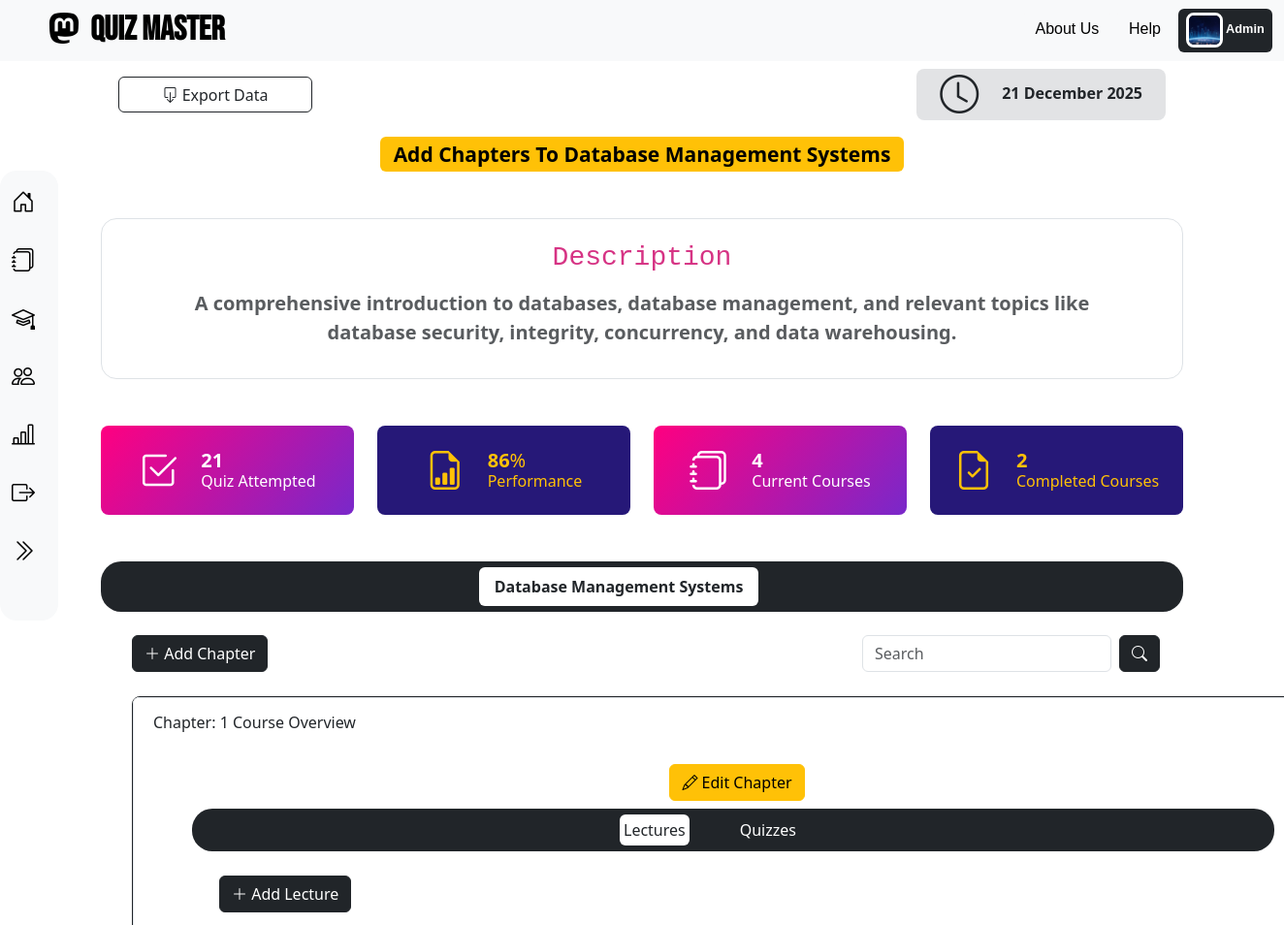
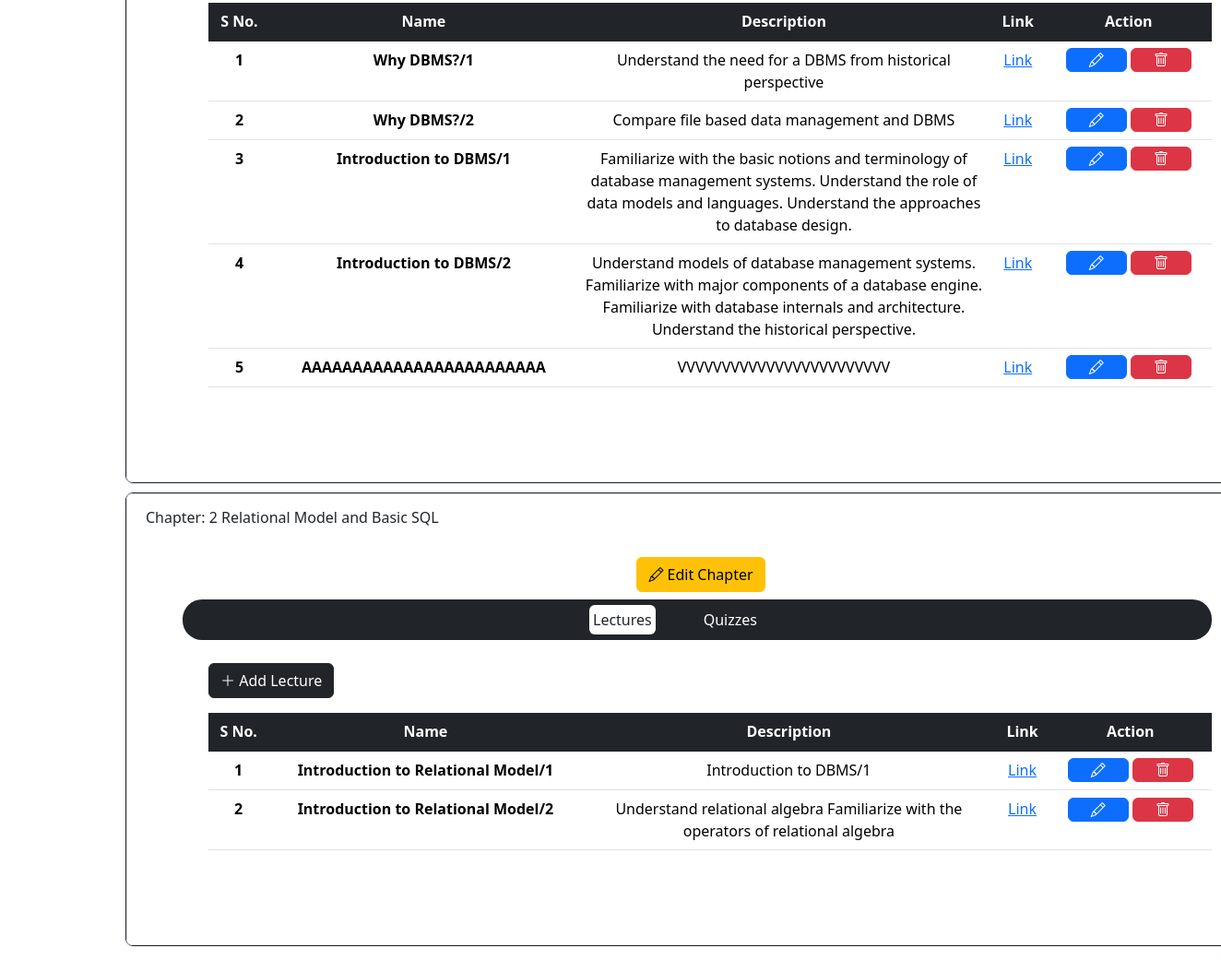
/admin_module/1, run on the app's committed database (2 pictures, top to bottom).
### application/models.py (models this page shows)
class User(db.Model):  # Student Model
    id = db.Column(db.Integer, primary_key=True)
    firstname = db.Column(db.String(), nullable=False)
    lastname = db.Column(db.String())
    dob = db.Column(db.Date(), nullable=False)
    gender = db.Column(db.String(), nullable=False)
    bloodgroup = db.Column(db.String(), nullable=False)
    qualification = db.Column(db.String(), nullable=False)
    email = db.Column(db.String(), unique=True, nullable=False)
    username = db.Column(db.String(), unique=True, nullable=False)
    password = db.Column(db.String(), nullable=False)
    profile_image = db.Column(db.String(), nullable=False)
    type = db.Column(db.String(), default="general")
    subjects = db.relationship('Subject', secondary=user_subject, backref='thatuser')
    scores = db.relationship("Score", backref="thatuser", cascade="all, delete-orphan")

class Subject(db.Model):  # Subject Model
    id = db.Column(db.Integer, primary_key=True)
    name = db.Column(db.String(), nullable=False)
    category = db.Column(db.String(), nullable=False)
    description = db.Column(db.String(), nullable=False)
    sub_image = db.Column(db.String(), nullable=False)
    instructors = db.relationship('Instructor', secondary=subject_instructor, backref='that_inst_sub')
    chapters = db.relationship("Chapter", backref="that_chap_sub", cascade="all, delete-orphan")

class Chapter(db.Model):  # Chapter Model
    id = db.Column(db.Integer, primary_key=True)
    name = db.Column(db.String(), nullable=False)
    description = db.Column(db.String(), nullable=False)
    subject_id = db.Column(db.Integer, db.ForeignKey("subject.id", ondelete="CASCADE"), nullable=False)
    lectures = db.relationship("Lecture", backref="thatlecturechapter", cascade="all, delete-orphan")
    quizzes = db.relationship("Quiz", backref="thatquizchapter", cascade="all, delete-orphan")

class Lecture(db.Model):  # Lecture Model
    id = db.Column(db.Integer, primary_key=True)
    name = db.Column(db.String(), nullable=False)
    description = db.Column(db.String(), nullable=False)
    link = db.Column(db.String(), nullable=False)
    chapter_id = db.Column(db.Integer, db.ForeignKey("chapter.id", ondelete="CASCADE"), nullable=False)
    quizzes = db.relationship("Quiz", backref='thisquiz', cascade="all, delete-orphan")

### application/controllers.py (the view, shortened to what this page needs)
@app.route("/admin_module/<int:subject_id>", methods=["GET", "POST"])
def admin_module(subject_id):
    if request.method == 'GET':
        subject = Subject.query.get(subject_id)
        chapters = Chapter.query.filter_by(subject_id=subject_id).all()
        chapter_ids = [chapter.id for chapter in chapters]
        lectures = {}
        quizzes = {}
        for chapter_id in chapter_ids:
            lectures[chapter_id] = Lecture.query.filter_by(chapter_id=chapter_id).all()
            quizzes[chapter_id] = Quiz.query.filter_by(chapter_id=chapter_id).all()
            print(quizzes)
        this_user = User.query.filter_by(type="admin").first()
        return render_template("admin/admin_module.html", subject=subject, chapters=chapters, lectures=lectures,quizzes=quizzes, profile_image=this_user.profile_image, profile_name=this_user.firstname)

### templates/admin/admin_module.html (shortened to what this page needs)
{% extends 'base/admin_base.html' %}
{% block admin_content %}
<div class="px-4 text-center">
    <div class="mb-5">
        <h3 ><span class="badge text-bg-warning">Add Chapters To {{ subject.name }}</span></h3>
        <div class="container my-5">
            <div class="position-relative px-5 py-3 text-center text-muted bg-body border border-dashed rounded-4">
                <h2 class="mb-3"><code>Description</code></h2>
                <p class="carousel-container fs-5 fw-semibold ">
                    {{ subject.description }}
                </p>
            </div>
        </div>
      </div>
    <div class="container my-5">
        <div class="row g-4">
          <div class="col-sm-6 col-xl-3">
            <div class="d-flex justify-content-center align-items-center p-4 user-summary1 bg-opacity-15 rounded-3">
              <span class="display-6 lh-1 text-white mb-0"><i class="bi bi-check2-square"></i></span>
              <div class="ms-4 h6 fw-normal mb-0">
                <div class="d-flex">
                  <h5 class="purecounter mb-0 fw-bold text-white" data-purecounter-start="0" data-purecounter-end="10" data-purecounter-delay="200" data-purecounter-duration="0">21</h5>
                </div>
                <p class="mb-0 text-white">Quiz Attempted</p>
              </div>
            </div>
          </div>
          <div class="col-sm-6 col-xl-3">
            <div class="d-flex justify-content-center align-items-center p-4 user-summary2 bg-opacity-10 rounded-3">
              <span class="display-6 lh-1 text-warning mb-0"><i class="bi bi-file-earmark-bar-graph"></i></span>
              <div class="ms-4 h6 fw-normal mb-0">
                <div class="d-flex">
                  <h5 class="purecounter mb-0 fw-bold text-warning" data-purecounter-start="0" data-purecounter-end="200" data-purecounter-delay="200" data-purecounter-duration="0">86</h5>
                  <span class="mb-0 h5 text-warning">%</span>
                </div>
                <p class="mb-0 text-warning">Performance</p>
              </div>
            </div>
          </div>
          <div class="col-sm-6 col-xl-3">
            <div class="d-flex justify-content-center align-items-center p-4 user-summary1 bg-opacity-10 rounded-3">
              <span class="display-6 lh-1 text-white mb-0"><i class="bi bi-journals"></i></i></span>
              <div class="ms-4 h6 fw-normal mb-0">
                <div class="d-flex">
                  <h5 class="purecounter mb-0 fw-bold text-white" data-purecounter-start="0" data-purecounter-end="6" data-purecounter-delay="300" data-purecounter-duration="0">4</h5>
                </div>
                <p class="mb-0 text-white">Current Courses</p>
              </div>
            </div>
          </div>
          <div class="col-sm-6 col-xl-3">
            <div class="d-flex justify-content-center align-items-center p-4 user-summary2 bg-opacity-10 rounded-3">
              <span class="display-6 lh-1 text-warning mb-0"><i class="bi bi-file-earmark-check"></i></span>
              <div class="ms-4 h6 fw-normal mb-0">
                <div class="d-flex">
                  <h5 class="purecounter mb-0 fw-bold text-warning" data-purecounter-start="0" data-purecounter-end="6" data-purecounter-delay="300" data-purecounter-duration="0">2</h5>
                </div>
                <p class="mb-0 text-warning">Completed Courses</p>
              </div>
            </div>
          </div>
        </div>
    </div>
    <div class="container">
        <ul class="nav nav-pills justify-content-sm-center mb-4 px-3 bg-dark" id="course-pills-tab" role="tablist" style="border-radius: 21px;height: auto; padding: 6px 0px;">
            <li class="nav-item me-2 me-sm-5" role="presentation">
                <button class="nav-link mb-2 mb-md-0 active fw-bold" id="course-pills-tab-main" data-bs-toggle="pill" data-bs-target="#course-pills-tabs-1" type="button" role="tab" aria-controls="course-pills-tabs-1" aria-selected="false" tabindex="-1">{{ subject.name }}</button>
            </li>
        </ul>
        <div class="d-flex mx-4">
            <button type="button" class="btn btn-dark me-auto mx-2" data-bs-toggle="modal" data-bs-target="#addChapterModal"><i class="bi bi-plus-lg"></i> Add Chapter</button>
            <form class="d-flex" role="search">
                <input class="form-control me-2" type="search" placeholder="Search" aria-label="Search">
                <button class="btn btn-dark" type="submit"><i class="bi bi-search"></i></button>
            </form>
        </div>
        <div style="width: 1268px; margin-left: 4px;">
            <div style="padding-left: 28px; padding-bottom: 70px; padding-top: 25px;">
                    {% for chapter in chapters %}
                    <div class="accordion border border-dark" id="accordionPanelsStayOpenExample">
                        <div class="accordion-item">
                            <h2 class="accordion-header">
                                <button class="accordion-button collapsed" type="button" data-bs-toggle="collapse" data-bs-target="#{{ chapter.id }}" aria-expanded="false" aria-controls="collapsTwo" fdprocessedid="58sgg4">
                                        Chapter: {{ loop.index }} {{ chapter.name }}
                                </button>
                            </h2>
                            <div id="{{ chapter.id }}" class="accordion-collapse collapse show">
                                <div class="accordion-body">
                                    <div>
                                        <button type="button" class="btn btn-warning me-auto mx-2 mb-2" id="sub{{ chapter.id }}" value="{{ chapter.id }}" onclick="getChapterDetails('{{ chapter.id }}')" data-bs-toggle="modal" data-bs-target="#modifyChapterModal"><i class="bi bi-pencil"></i> Edit Chapter</button>
                                        <div class="container">
                                            <ul class="nav nav-pills justify-content-sm-center mb-0 px-3 bg-dark chapter-bar" id="course-pills-tab00" role="tablist">
                                                <li class="nav-item me-2 me-sm-5" role="presentation">
                                                    <button class="nav-link mb-2 mb-md-0 active p-1" id="chapter-head-lecture-{{ chapter.id}}" data-bs-toggle="pill" data-bs-target="#chapter-content-lecture-{{ chapter.id}}" type="button" role="tab" aria-controls="course-pills-tabs-11" aria-selected="false" tabindex="-1">Lectures</button>
                                                </li>
                                                <li class="nav-item me-2 me-sm-5" role="presentation">
                                                    <button class="nav-link mb-2 mb-md-0 p-1" id="chapter-head-quizzes-{{ chapter.id}}" data-bs-toggle="pill" data-bs-target="#chapter-content-quizzes-{{ chapter.id}}" type="button" role="tab" aria-controls="course-pills-tabs-22" aria-selected="false" tabindex="-1">Quizzes</button>
                                                </li>
                                            </ul>
                                            <div class="tab-content" id="course-pills-tabContent00">
                                                <div class="tab-pane fade active show" id="chapter-content-lecture-{{ chapter.id}}" role="tabpanel" aria-labelledby="course-pills-tab-1" style="padding-left: 28px; padding-bottom: 70px; padding-top: 25px;">
                                                    <div class="d-flex mb-3">
                                                        <button type="button" class="btn btn-dark me-auto" onclick="addLectureAction('{{ chapter.id }}')" data-bs-toggle="modal" data-bs-target="#addLectureModal"><i class="bi bi-plus-lg"></i> Add Lecture</button>
                                                    </div>
                                                    <table class="table table-hover">
                                                        <thead class="table-dark">
                                                        <tr>
                                                            <th scope="col">S No.</th>
                                                            <th scope="col">Name</th>
                                                            <th scope="col">Description</th>
                                                            <th scope="col">Link</th>
                                                            <th scope="col">Action</th>
                                                        </tr>
                                                        </thead>
                                                        <tbody class="table-group-divider">
                                                        {% for lecture in lectures[chapter.id] %}
                                                        <tr>
                                                            <th scope="row">{{ loop.index }}</th>
                                                            <td class="fw-semibold">{{ lecture.name }}</td>
                                                            <td class="text-wrap" style="width: 28rem;" >{{ lecture.description }}</td>
                                                            <td><a href="{{ lecture.link }}">Link</a></td>
                                                            <td>
                                                                <button type="button" class="btn btn-primary view-btn" id="chap{{ lecture.id }}" value="{{ lecture.id }}" onclick="getLectureDetails('{{ lecture.id }}')" data-bs-toggle="modal" data-bs-target="#modifyLectureModal"><i class="bi bi-pencil"></i></button>
                                                                <a href="" class="btn btn-danger view-btn" type="button"><i class="bi bi-trash"></i></a>
                                                            </td>
                                                        </tr>
                                                        {% endfor %}
                                                        </tbody>
                                                    </table>
                                                </div>
                                            </div>
                                        </div>
                                    </div>
                                </div>
                            </div>
                        </div>
                    </div>
                    {% endfor %}
            </div>
        </div>
    </div>
</div>
{% endblock %}

### templates/base/base.html (shortened to what this page needs)
<!doctype html>
<html lang="en">
<head>
    <link rel="stylesheet" href="/static/base.css">
    <link href="https://cdn.jsdelivr.net/npm/bootstrap@5.3.3/dist/css/bootstrap.min.css" rel="stylesheet"
>
    <link rel="stylesheet" href="https://cdn.jsdelivr.net/npm/bootstrap-icons@1.11.3/font/bootstrap-icons.min.css">
    <link rel="stylesheet" href="https://cdnjs.cloudflare.com/ajax/libs/font-awesome/6.5.1/css/all.min.css">
    {% block page_css %} {% endblock %}
</head>
<body>
    <nav class="navbar navbar-expand-lg bg-body-tertiary" style="padding: 0px 0px;">
        <div class="container-fluid" style="padding-left: 50px;">
            <a class="navbar-brand" href="/home" style="font-weight: bold; font-size: 35px; font-family: Bebas Neue;">
                <i class="bi bi-mastodon icon-style"></i>&nbsp;&nbsp;Quiz
                Master</a>
            <div class="collapse navbar-collapse" id="navbarSupportedContent"
                style="font-weight: 500; font-size: 17px; font-family: sans-serif;">
                <span class="navbar-text" style="margin-left:auto;">
                    <a href="/about"><button type="button" class="btn btn-light toggle-btn" id="aboutBtn">About Us</button></a>
                    <a href="/help"><button type="button" class="btn btn-light toggle-btn" id="helpBtn">Help</button></a>
                    {% if login_register_show %}
                    <a href="/login"><button type="button" class="btn btn-outline-dark">Login</button></a>&nbsp;&nbsp;
                    <a href="/register"><button type="button" class="btn btn-outline-dark">Sign Up</button></a>
                    {% else %}
                    <a href="/user_profile" type="button">
                        <span class="badge text-bg-dark">
                            <img src="/static/uploads/{{ profile_image }}" width="38px" height="36px" class="rounded-3 border border-3 border-white" alt="..."> {{ profile_name }}
                        </span>
                    </a>
                    {% endif %}
                </span>
            </div>
        </div>
    </nav>
<main>
    {% block page_body %} {% endblock %}
</main>
</body>
</html>

### data on the page
User: profile_image (picture), firstname "Admin"
Subject: name "Database Management Systems", description "A comprehensive introduction to databases, database management, and relevant topics like database security, integrity, concurrency, and data warehousing."
Chapter: name "Course Overview"
Lecture: name "Why DBMS?/1", description "Understand the need for a DBMS from historical perspective"
Lecture: name "Why DBMS?/2", description "Compare file based data management and DBMS"
Lecture: name "Introduction to DBMS/1", description "Familiarize with the basic notions and terminology of database management systems. Understand the role of data models and languages. Understand the approaches to database design."
Lecture: name "Introduction to DBMS/2", description "Understand models of database management systems. Familiarize with major components of a database engine. Familiarize with database internals and architecture. Understand the historical perspective."
Lecture: name "AAAAAAAAAAAAAAAAAAAAAAAA", description "VVVVVVVVVVVVVVVVVVVVVVVV", {{ lecture.id }} 7 (drawn)
Chapter: name "Relational Model and Basic SQL"
Lecture: name "Introduction to Relational Model/1", description "Introduction to DBMS/1", {{ lecture.id }} 5 (drawn)
Lecture: name "Introduction to Relational Model/2", description "Understand relational algebra Familiarize with the operators of relational algebra", {{ lecture.id }} 6 (drawn)
